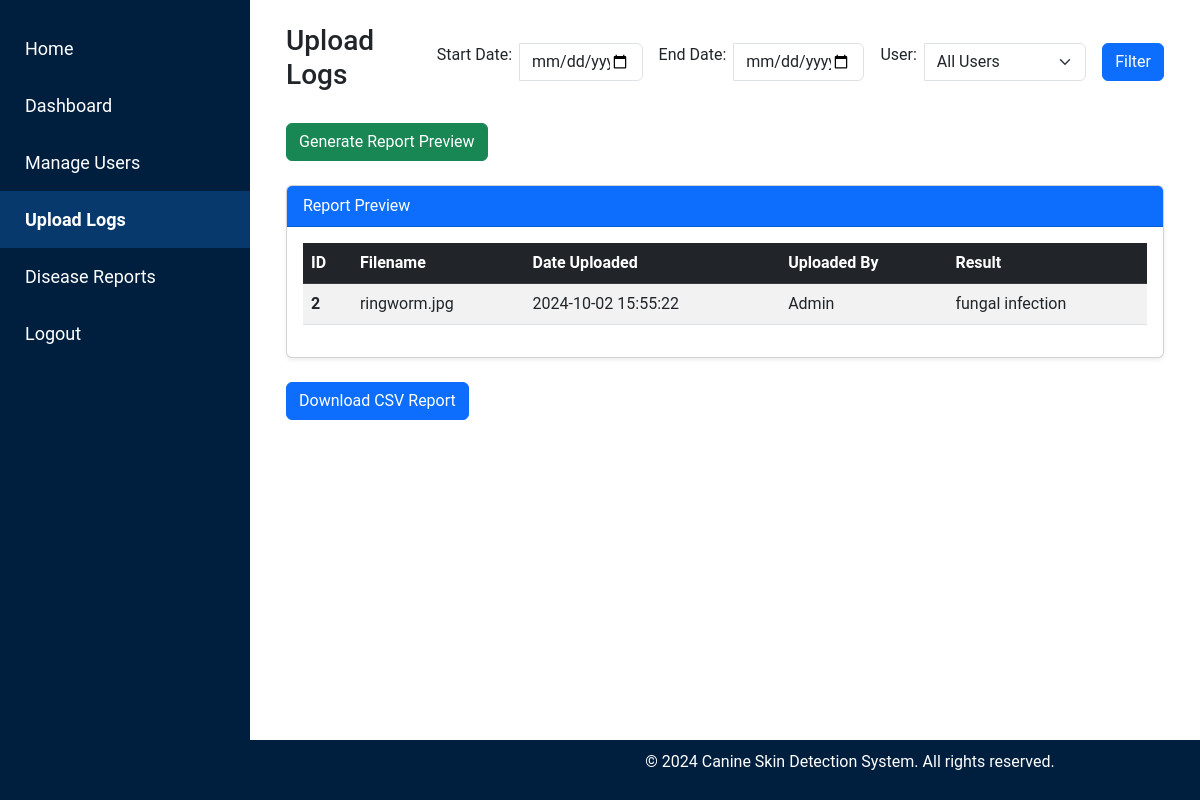
The app's page /admin/upload_logs, older data.
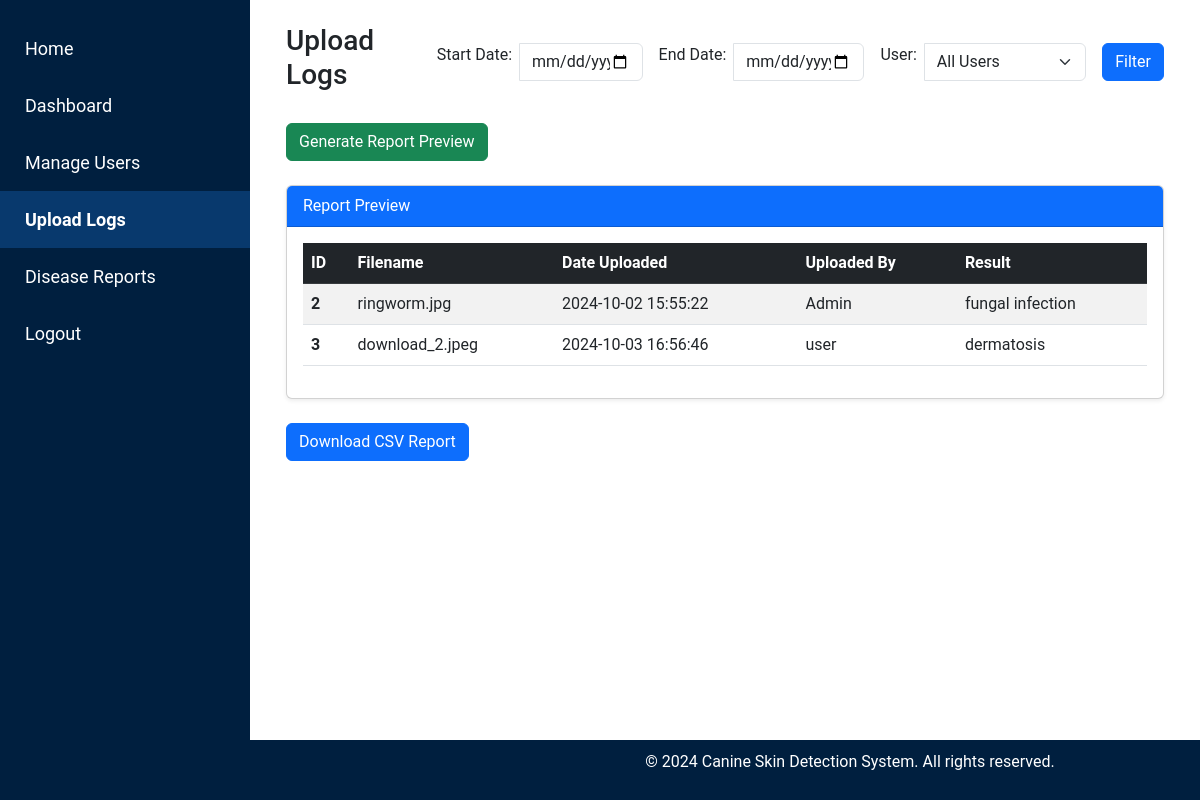
The same page, newer data.
### tables this page shows
CREATE TABLE uploads (
    id INTEGER PRIMARY KEY AUTOINCREMENT,
    filename TEXT NOT NULL,
    upload_date TIMESTAMP DEFAULT CURRENT_TIMESTAMP,
    file_type TEXT NOT NULL,
    result TEXT NOT NULL,  -- Add a column for storing the result (disease name)
    username TEXT NOT NULL  -- Store the username instead of user_id
);

### admin.py (the view)
@admin.route('/upload_logs')
def upload_logs():
    conn = get_db_connection()
    uploads = conn.execute('SELECT * FROM uploads').fetchall()
    conn.close()
    return render_template('admin/upload_logs.html', uploads=uploads)

### db.py (called while the page is built)
def get_db_connection():
    conn = sqlite3.connect('site.db')
    conn.row_factory = sqlite3.Row  # Allows accessing rows as dictionaries
    return conn

### templates/admin/upload_logs.html (shortened to what this page needs)
<!DOCTYPE html>
<html lang="en">
<head>
    <link href="https://cdn.jsdelivr.net/npm/bootstrap@5.3.0-alpha1/dist/css/bootstrap.min.css" rel="stylesheet">
    <link rel="stylesheet" href="{{ url_for('static', filename='css/admin_styles.css') }}">
    <link href="https://cdnjs.cloudflare.com/ajax/libs/bootstrap-icons/1.8.1/font/bootstrap-icons.min.css" rel="stylesheet">
</head>
<body>
    {% include 'partials/admin_sidebar.html' %}
    <div class="content p-4">
        <div class="container-fluid">
            <div class="d-flex justify-content-between align-items-center mb-4">
                <h1 class="h3">Upload Logs</h1>
                <form action="{{ url_for('admin.filter_logs') }}" method="GET" class="d-flex align-items-center">
                    <div class="input-group">
                        <label for="startDate" class="form-label me-2">Start Date:</label>
                        <input type="date" id="startDate" name="start_date" class="form-control">
                    </div>
                    <div class="input-group ms-3">
                        <label for="endDate" class="form-label me-2">End Date:</label>
                        <input type="date" id="endDate" name="end_date" class="form-control">
                    </div>
                    <div class="input-group ms-3">
                        <label for="username" class="form-label me-2">User:</label>
                        <select id="username" name="username" class="form-select">
                            <option value="">All Users</option>
                        </select>
                    </div>
                    <button type="submit" class="btn btn-primary ms-3">Filter</button>
                </form>
            </div>
            <div class="mb-4">
                <form action="{{ url_for('admin.preview_report') }}" method="POST">
                    <button type="submit" class="btn btn-success">Generate Report Preview</button>
                </form>
            </div>
            {% if uploads %}
            <div class="card shadow-sm mt-4">
                <div class="card-header bg-primary text-white">
                    Report Preview
                </div>
                <div class="card-body">
                    <table class="table table-hover table-striped align-middle">
                        <thead class="table-dark">
                            <tr>
                                <th scope="col">ID</th>
                                <th scope="col">Filename</th>
                                <th scope="col">Date Uploaded</th>
                                <th scope="col">Uploaded By</th>
                                <th scope="col">Result</th>
                            </tr>
                        </thead>
                        <tbody>
                            {% for upload in uploads %}
                            <tr>
                                <th scope="row">{{ upload.id }}</th>
                                <td>{{ upload.filename }}</td>
                                <td>{{ upload.upload_date }}</td>
                                <td>{{ upload.username }}</td>
                                <td>{{ upload.result }}</td>
                            </tr>
                            {% endfor %}
                        </tbody>
                    </table>
                </div>
            </div>
            <div class="mt-4">
                <form action="{{ url_for('admin.generate_report') }}" method="POST">
                    <button type="submit" class="btn btn-primary">Download CSV Report</button>
                </form>
            </div>
            {% endif %}
        </div>
    </div>
    {% include 'partials/footer_admin.html' %}
</body>
</html>

### templates/partials/admin_sidebar.html (shortened to what this page needs)
<div class="sidebar">
    <a href="{{ url_for('index') }}" class="{% if request.path == url_for('index') %}active{% endif %}">
         Home
    </a>
    <a href="{{ url_for('admin.admin_dashboard') }}" class="{% if request.path == url_for('admin.admin_dashboard') %}active{% endif %}">
         Dashboard
    </a>
    <a href="{{ url_for('admin.manage_users') }}" class="{% if request.path == url_for('admin.manage_users') %}active{% endif %}">
         Manage Users
    </a>
    <a href="{{ url_for('admin.upload_logs') }}" class="{% if request.path == url_for('admin.upload_logs') %}active{% endif %}">
         Upload Logs
    </a>
    <a href="{{ url_for('admin.disease_reports') }}" class="{% if request.path == url_for('admin.disease_reports') %}active{% endif %}">
         Disease Reports
    </a>
    <a href="{{ url_for('auth.logout') }}" class="{% if request.path == url_for('auth.logout') %}active{% endif %}">
         Logout
    </a>
</div>

### templates/partials/footer_admin.html
    <footer>
        <p>&copy; 2024 Canine Skin Detection System. All rights reserved.</p>
    </footer>

### static/css/admin_styles.css (style rules this page uses)
body { font-family: 'Roboto', sans-serif; }
.card { margin-bottom: 20px; }
.sidebar { height: 100vh; width: 250px; position: fixed; top: 0; left: 0; background-color: #001f3f; padding-top: 20px; }
.sidebar a { padding: 15px; text-decoration: none; font-size: 18px; color: white; display: block; }
.sidebar a.active { background-color: #08396d; color: white; font-weight: bold; }
.content { margin-left: 250px; padding: 20px; }
footer { background-color: #001f3f; color: white; padding: 10px 0; text-align: center; position: fixed; bottom: 0; width: 100%; left: 250px; }

Row changes from the older to the newer data that the page shows:
added uploads: id "3", filename "download_2.jpeg", upload_date "2024-10-03 16:56:46", username "user", result "dermatosis"
